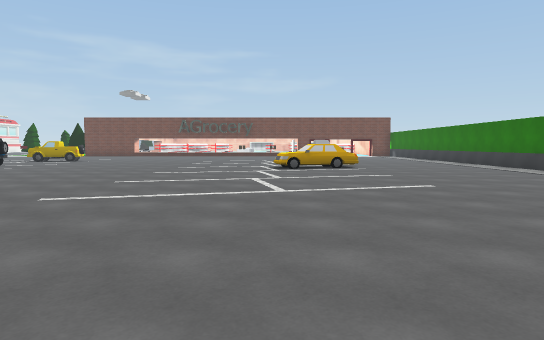
[1] (above)

24 first-person views from a walk through a 3-D level made in the Unity game engine. The camera is 1.4 m above the floor, tilts 4° down and sees 75° across. The floor is counted in squares, 2 m on a side. Each view is taken from the middle of a square. On the plan, view 1 faces up. The plan holds only what a view shows up to about 11 squares ahead; the rest is blank. The place goes on beyond the plan. The player is left out. Some animated figures are left out. Door leaves are left out, so doorways stand open. Some surface patterns are stand-ins.

[2]
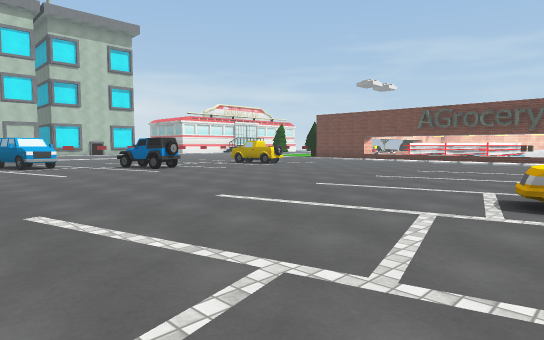

[3]
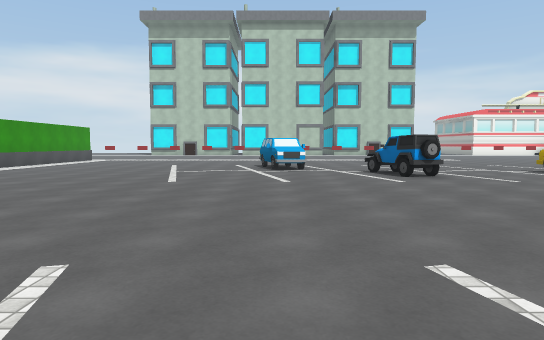

[4]
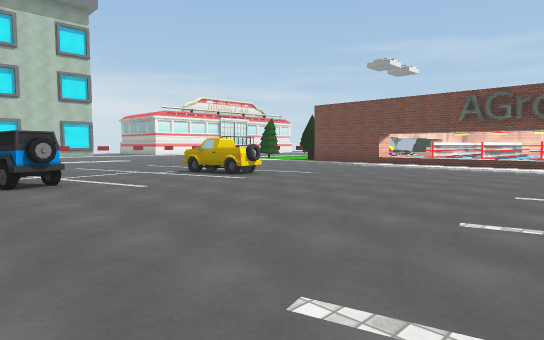

[5]
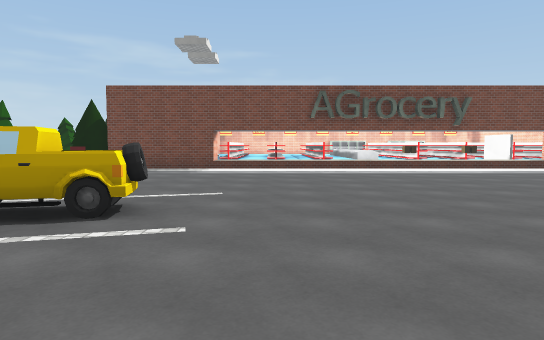

[6]
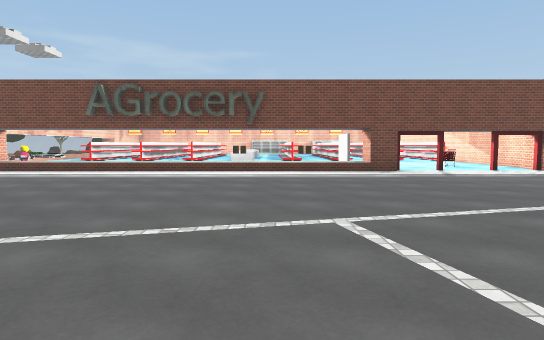

[7]
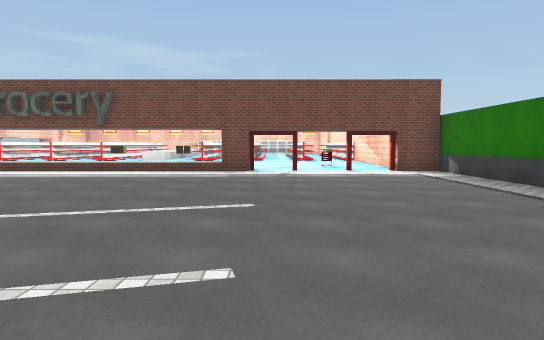

[8]
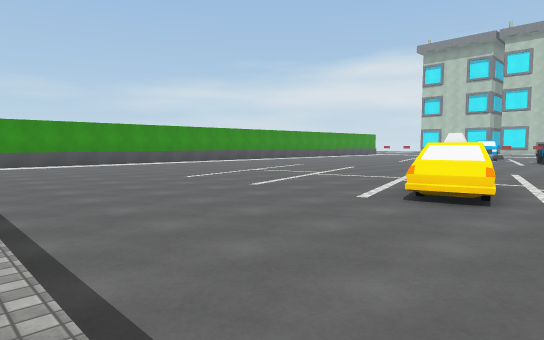

[9]
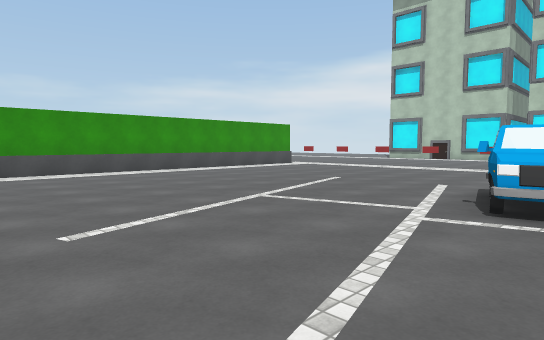

[10]
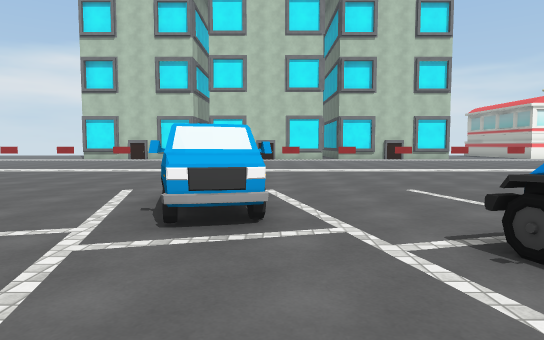

[11]
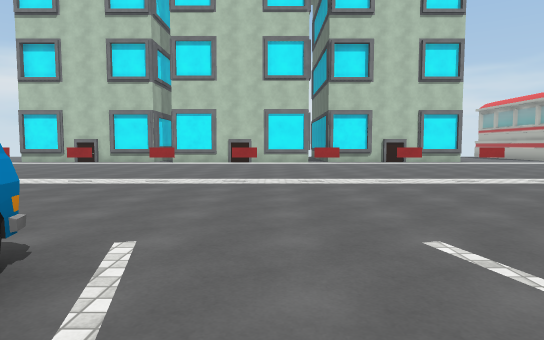

[12]
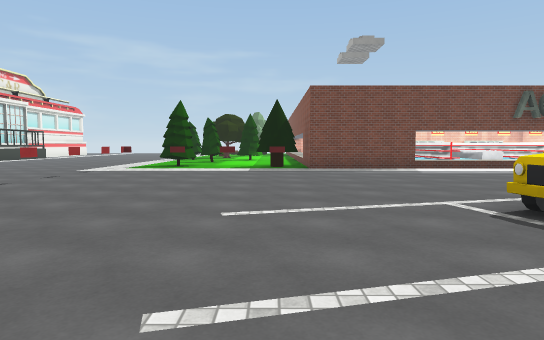

[13]
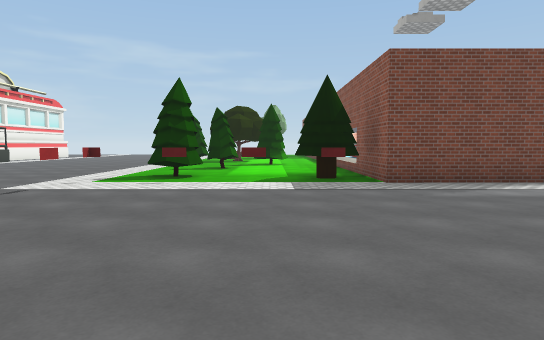

[14]
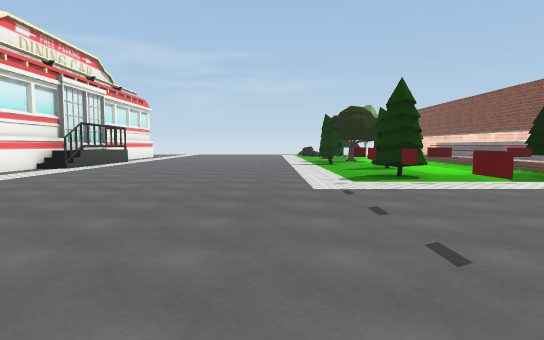

[15]
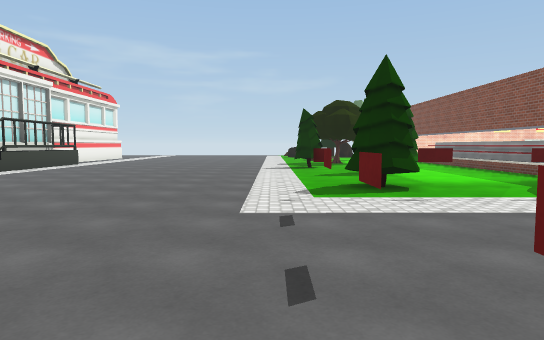

[16]
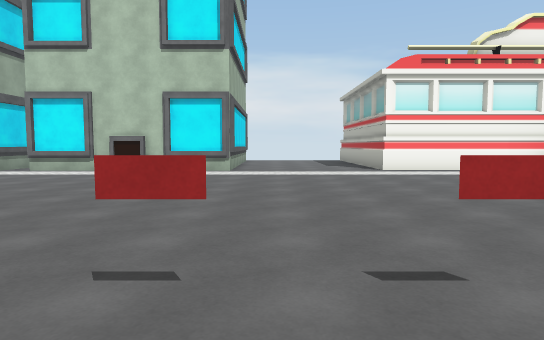

[17]
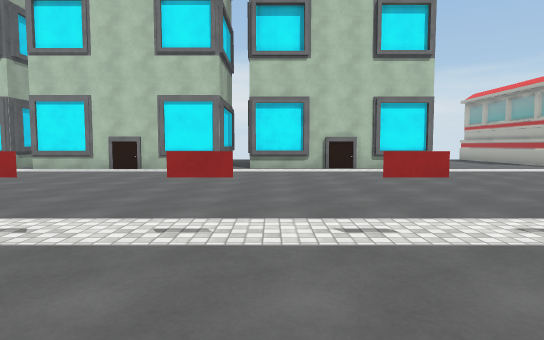

[18]
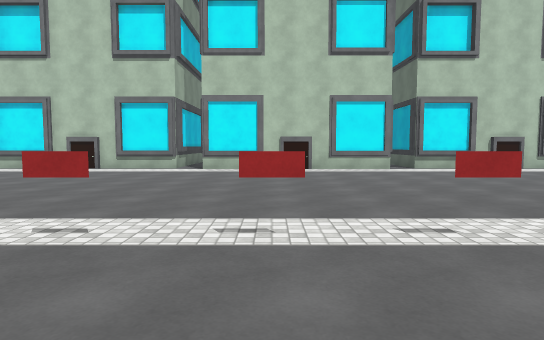

[19]
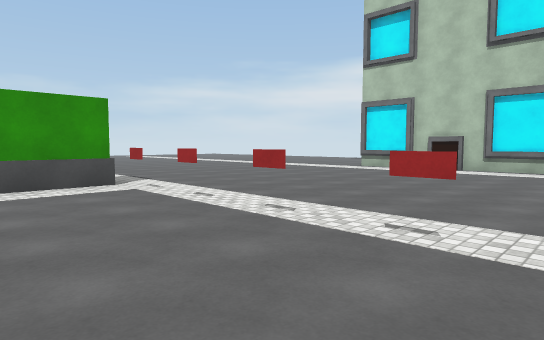

[20]
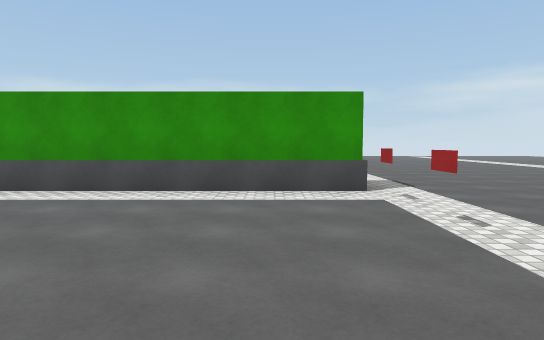

[21]
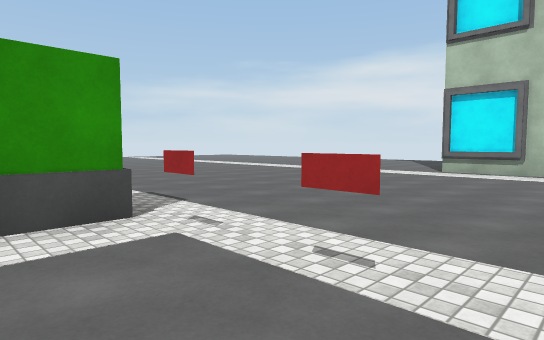

[22]
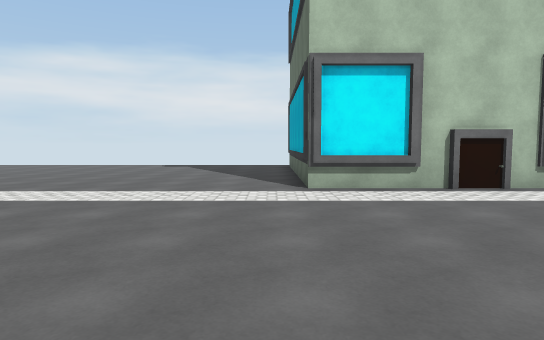

[23]
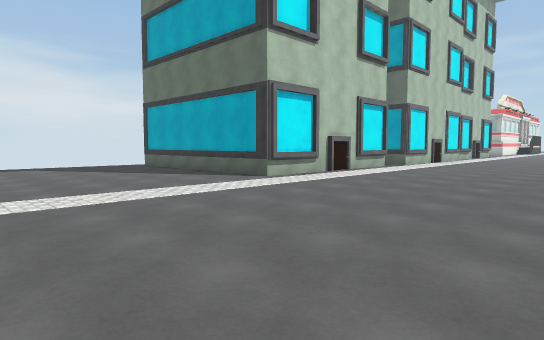

[24]
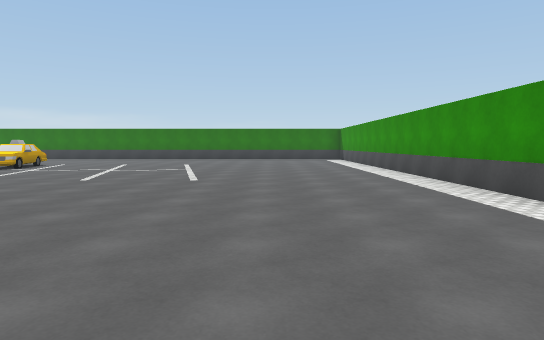

### Floor plan
Key: @ floor where view 1 was taken; # wall or solid block; . floor; D open door; = window, fence, low wall or low ledge; ≈ water the walk keeps out of; T truck; R tree; B building; O other object.
Columns run from 28 left of view 1 to 7 right of it. Each row starts with its distance up from view 1.
 29   ##.......R. R..=
 28   ##......... ...=
 27   ##........RR...
 26   #..............
 25   #..............=
 24   #.........R..R.#             ≈≈ ≈#
 23   #.........R..R.###==========#DDDD#
 22  ##.................................
 21  ...................................
 20  ..........#........................
 19  ...................................
 18  ##.................................
 17   #........ .......................
 16   #........ ......TT...............
 15   B...............T...............
 14   #........#................. ...
 13   #..........................  .....
 12   ............................O.....
 11  ##B.......#......OO.........OO.....
 10   #.................................
  9   #..............O..................
  8   #........#...OOO.................
  7   #B...............................
  6   #................................
  5   #........#.......................
  4   #................................
  3   #................................
  2   #........#......................
  1  ##........................... ...
  0 ##B.........................@.   .
 -1 ...........###################   #
 -2 ...........
 -3 ...........
 -4 ..........
 -5 ..........
 -6 ... ......

Positions as (right, up) in squares from view 1, and headings:
1: (0, 0), facing up
2: (1, 6), facing up-left
3: (-1, 8), facing left
4: (-2, 10), facing up-left
5: (-7, 12), facing up
6: (-1, 13), facing up
7: (3, 13), facing up
8: (7, 13), facing down-left
9: (-7, 9), facing down-left
10: (-8, 9), facing left
11: (-11, 10), facing left
12: (-13, 12), facing up
13: (-14, 16), facing up
14: (-19, 16), facing up
15: (-18, 18), facing up
16: (-16, 19), facing left
17: (-15, 13), facing left
18: (-15, 8), facing left
19: (-15, 6), facing down-left
20: (-16, 5), facing down
21: (-16, 3), facing down-left
22: (-20, -1), facing left
23: (-20, -6), facing up-left
24: (-10, 3), facing right
